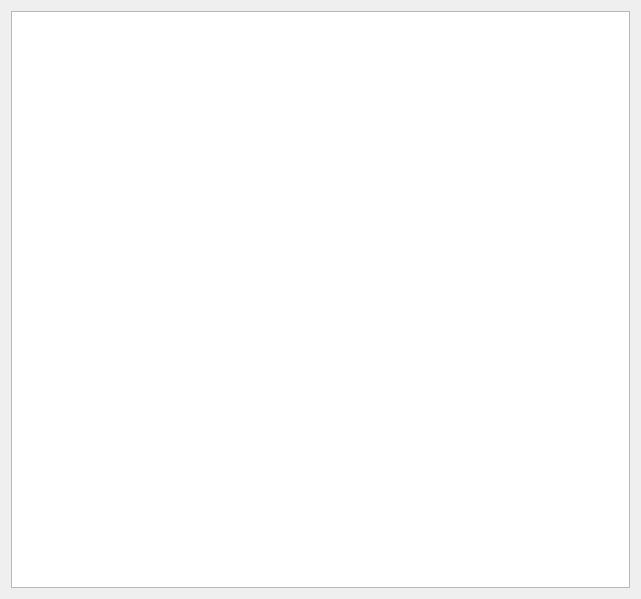
<?xml version="1.0" encoding="UTF-8"?>
<ui version="4.0">
 <class>DiskItemView</class>
 <widget class="QWidget" name="DiskItemView">
  <property name="geometry">
   <rect>
    <x>0</x>
    <y>0</y>
    <width>641</width>
    <height>599</height>
   </rect>
  </property>
  <property name="windowTitle">
   <string>DiskItemView</string>
  </property>
  <layout class="QGridLayout" name="gridLayout">
   <item row="0" column="0">
    <widget class="QGraphicsView" name="graphicsView"/>
   </item>
  </layout>
 </widget>
 <layoutdefault spacing="6" margin="11"/>
 <resources/>
 <connections/>
</ui>
